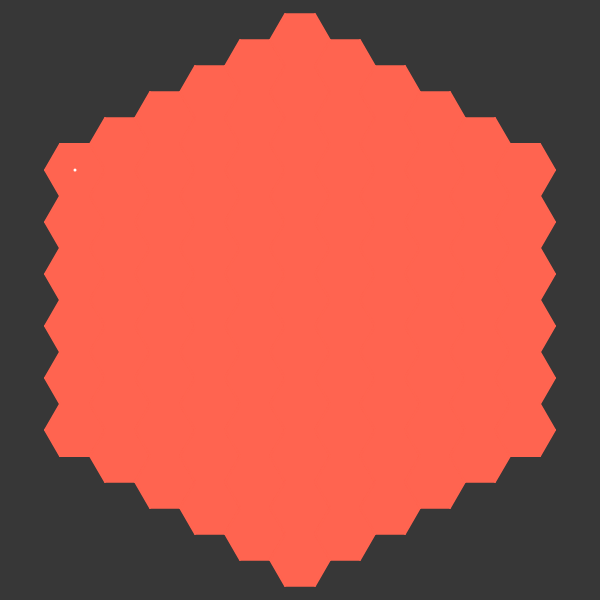
Frame 1 (no input)
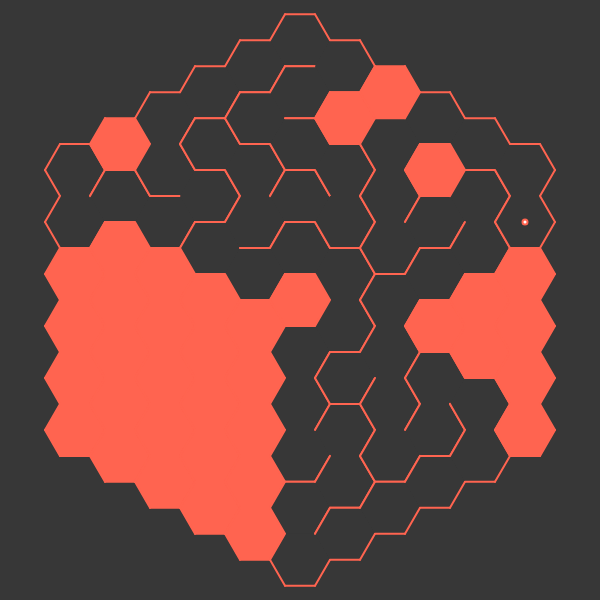
Frame 60 (no input)
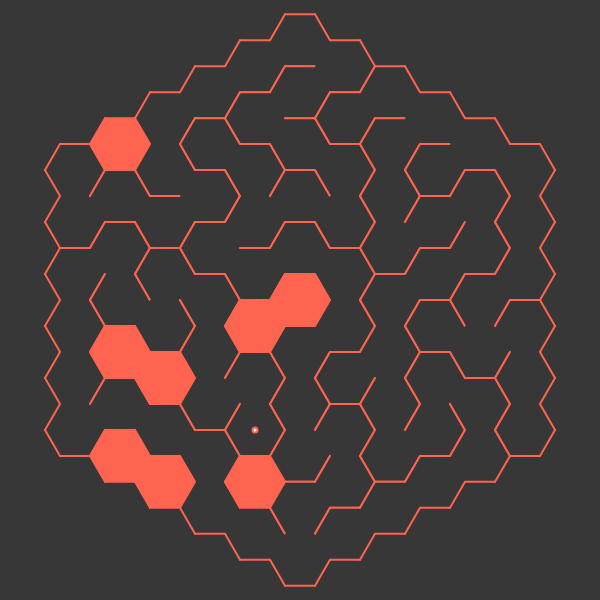
Frame 120 (the mouse pressed at the canvas centre since frame 60)

The p5.js sketch that drew these frames (run headless with seeded random() and noise() and a simulated clock; from frame 60 on, the mouse is pressed at the canvas centre):

// p5.js sketch
// ── sketch.js
var w = window.innerWidth, h = window.innerHeight;

var grid, cell_w, c_width, c_height, h_width, h_height, size, current, stack, generated, solve;

function setup() {

	cell_w = 30;
	grid = [];
	stack = [];
	c_width = 600;
	c_height = 600;
	h_width = cell_w * 2;
	h_height = Math.sqrt(3)/2*h_width;
	generated = false;
	solve = false;

	createCanvas(c_width, c_height);

	size = floor(height/cell_w/4),
		x = -size,
		z = -size;

	while(x <= size) {
		var y = z;
		while (y <= -z) {
			grid.push(new Hex(x, y));
			y+=2;
		}
		x+=1;
		
		if (x > 0)
			z+= 1
		else z-=1
	}


	current = grid[0];
	stack.push(current);
}

function draw() {
	background(55);
	translate(c_width/2, c_height/2);

	for (var i=0; i<grid.length; i++) {
		grid[i].show();
	}
	for (var i=0; i<grid.length; i++) {
		grid[i].drawLine();
	}

	if (!generated) {
		if (stack.length > 0) {
			current.visited = true;
			current.highlight();
			var next = current.getNeighbors();
			if (next) {

				next.visited = true;
				removeWalls(current, next);
				current.paths.push(next);
				next.paths.push(current);
				stack.push(next);
				current = next;
			}
			else {
				current.lineTo = null;
				current = stack.pop();
			}
		} else {
			generated = true;
			current = grid[0];
			stack.push(current);
			grid[0].walls[2] = false;
			grid[grid.length-1].walls[5] = false;
		}
	}
	else if (solve) {
		if (current != grid[grid.length-1]) {
			if (stack.length > 0) {
				current.lineTo = null;
				current.revisited = true;
				var next = current.getNeighbors();
				if (next) {
					if (stack[stack.lenght-1] != current)
						stack.push(current);
					next.revisited = true;
					stack.push(next);
					current.lineTo = next;
					current = next;
				} else {
					current = stack.pop();
				}
			} else {
				solve = false;
			}
		}
	}
}

function mousePressed() {
	solve = true;
}

function removeWalls(a, b) {

	if (a.x == b.x) {
		if (a.y > b.y) {
			a.walls[3] = false;
			b.walls[0] = false;
		}
		else {
			a.walls[0] = false;
			b.walls[3] = false;
		}
	}
	if (a.x > b.x) {
		if (a.y > b.y) {
			a.walls[2] = false;
			b.walls[5] = false;
		}
		else {
			a.walls[1] = false;
			b.walls[4] = false;
		}
	}
	if (a.x < b.x) {
		if (a.y > b.y) {
			a.walls[4] = false;
			b.walls[1] = false;
		}
		else {
			a.walls[5] = false;
			b.walls[2] = false;
		}
	}
}

function getIndex(i, j) {

	if (i<-size || i>size || j<-size*2 || j > size*2 || abs(i)+abs(j) > 2*size) return -1;

	var k = 0;
	for (var ii=0; ii<size+i; ii++) {
		if (ii<=size)
			k += size+ii+1;
		else k += size+(2*size-ii);
	}
	k += floor(size + (j+i)/2);
	if (i > 0)
		k -= 1;
	
	return k;
}

function Hex(i, j) {
	this.x = i;
	this.y = j;
	this.i = i*3/4;
	this.j = j*1/2;
	this.walls = [true, true, true, true, true, true];
	this.visited = false;
	this.revisited = false;
	this.lineTo = null;
	this.paths = [];

	this.highlight = function() {
		fill(255);
		ellipse(this.i*h_width, this.j*h_height, 5, 5);
	}

	this.getNeighbors = function() {

		var neighbours = [];

		if (!generated) {

			var t = grid[getIndex(this.x, this.y-2)];
			var rt = grid[getIndex(this.x+1, this.y-1)];
			var rb = grid[getIndex(this.x+1, this.y+1)];
			var b = grid[getIndex(this.x, this.y+2)];
			var lt = grid[getIndex(this.x-1, this.y-1)];
			var lb = grid[getIndex(this.x-1, this.y+1)];

			if (t && !t.visited)
			neighbours.push(t);
			if (rt && !rt.visited)
				neighbours.push(rt);
			if (rb && !rb.visited)
				neighbours.push(rb);
			if (b && !b.visited)
				neighbours.push(b);
			if (lt && !lt.visited)
				neighbours.push(lt);
			if (lb && !lb.visited)
				neighbours.push(lb);
		}
		else {
			for (var i=0; i<this.paths.length; i++) {
				if (!this.paths[i].revisited)
					neighbours.push(this.paths[i]);
			}
		}
		

		if (neighbours.length > 0) {
			var r = floor(random(0, neighbours.length));
			return neighbours[r];
		} else return undefined;
	}

	this.corners = function(i) {

		return createVector((this.i*h_width)+cell_w*cos(PI/180*60*i), (this.j*h_height)+cell_w*sin(PI/180*60*i));
	}

	this.show = function() {

		var x = this.i*cell_w,
			y = this.j*cell_w;

		var points = [];
		for (var i=0; i<6; i++)
			points.push(this.corners(i+1));

		if (this.visited) {
			fill(55);
		}
		else {
			fill(255, 100, 80);
		}
		noStroke();
		beginShape();
		for (var i=0; i<6; i++)
			vertex(points[i].x, points[i].y);
		endShape();

		stroke(255, 100, 80);
		strokeWeight(2);
		for (var i=0; i<6; i++)
			if (this.walls[i])
				line(points[i].x, points[i].y, points[(i+1)%6].x, points[(i+1)%6].y);
		
	}
	this.drawLine = function() {
		if (this.lineTo != null) {		
			stroke(255);
			strokeWeight(2);
			line(this.i*h_width, this.j*h_height, this.lineTo.i*h_width, this.lineTo.j*h_height);
		}
	}
}
